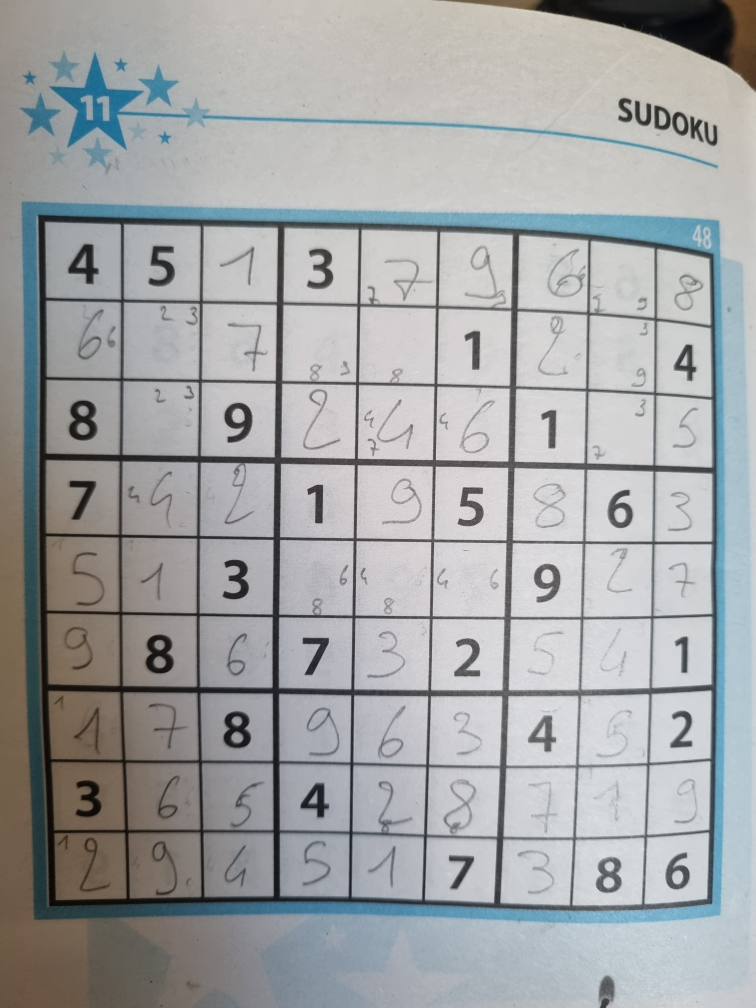
#> input picture lib/test.jpg, 3024 x 4032 px (shown at 1/4 size); its folder holds only this picture in this run
$ python -i aid.py   (imports and definitions only)   (older library calls are emulated)
#> lines starting #> are read from the running program, lines starting #| are printed output that depends on the picture; after the words box and inside, x2 and y2 are one past the last pixel; in counts of white or black regions, pixels touching at a corner belong together
#> further down, picture is the input picture: shape (4032, 3024, 3); mean B, G, R 165.7, 164.7, 162.7
import cv2
import numpy as np
import glob
import os
from sklearn.neighbors import KNeighborsClassifier
import pickle
import math


# The next two functions were taken from
# https://github.com/KMKnation/Four-Point-Invoice-Transform-with-OpenCV/blob/master/four_point_object_extractor.py


# [40 lines left out: function perspective_transform, not called in this run]


def order_points_of_quadrilateral(pts):
    """
    Given an array of four points describing a quadrilateral,
    sorts them in the following order:
    (top-left, top-right, bottom-right, bottom-left)
    """
    rect = np.zeros((4, 2), dtype="float32")
    # Summing the x and y coordinates of each point to one value,
    # the top-left point will have the smallest sum, whereas
    # the bottom-right point will have the largest sum
    s = pts.sum(axis=1)
    rect[0] = pts[np.argmin(s)]
    rect[2] = pts[np.argmax(s)]

    # Computing the difference between the x and y value of each point, the
    # top-right point will have the smallest difference,
    # whereas the bottom-left will have the largest difference
    diff = np.diff(pts, axis=1)
    rect[1] = pts[np.argmin(diff)]
    rect[3] = pts[np.argmax(diff)]

    return rect


def four_point_transform(img, pts):
    """
    Given an array of four points describing a quadrilateral in an
    image, returns a homography matrix that warps this quadrilateral
    into a top-down view
    """
    # Obtain a consistent order of the points and unpack them
    # individually
    rect = order_points_of_quadrilateral(pts)
    (top_left, top_right, bottom_right, bottom_left) = rect

    # Compute the width of the new image, which will be the
    # maximum distance between bottom-right and bottom-left
    # x-coordiates or the top-right and top-left x-coordinates
    widthA = np.sqrt(
        ((bottom_right[0] - bottom_left[0]) ** 2)
        + ((bottom_right[1] - bottom_left[1]) ** 2)
    )
    widthB = np.sqrt(
        ((top_right[0] - top_left[0]) ** 2) + ((top_right[1] - top_left[1]) ** 2)
    )
    max_width = min(int(widthA), int(widthB))

    # Compute the height of the new image, which will be the
    # maximum distance between the top-right and bottom-right
    # y-coordinates or the top-left and bottom-left y-coordinates
    height_a = np.sqrt(
        ((top_right[0] - bottom_right[0]) ** 2)
        + ((top_right[1] - bottom_right[1]) ** 2)
    )
    height_b = np.sqrt(
        ((top_left[0] - bottom_left[0]) ** 2) + ((top_left[1] - bottom_left[1]) ** 2)
    )
    max_height = min(int(height_a), int(height_b))

    # Now that we have the dimensions of the new image, construct
    # the set of destination points to obtain a "birds eye view",
    # (i.e. top-down view) of the image, again specifying points
    # in the top-left, top-right, bottom-right, and bottom-left
    # order
    dst = np.array(
        [
            [10, 10],
            [max_width - 10, 10],
            [max_width - 10, max_height - 10],
            [10, max_height - 10],
        ],
        dtype="float32",
    )

    # Compute the perspective transform matrix and then apply it
    M = cv2.getPerspectiveTransform(rect, dst)
    warped = cv2.warpPerspective(img, M, (max_width + 10, max_height + 10))

    return warped, M


def find_cells(img):
    """
    Find the cells of a sudoku grid
    """
    img_area = img.shape[0] * img.shape[1]

    contours, _ = cv2.findContours(img, cv2.RETR_TREE, cv2.CHAIN_APPROX_SIMPLE)

    # Array containing the cropped cell image and its position in the grid
    cells = []
    for c in contours:
        area = cv2.contourArea(c)

        # Approximate the contour in order to determine whether the contour is a quadrilateral
        peri = cv2.arcLength(c, True)
        approx = cv2.approxPolyDP(c, 0.017 * peri, True)

        # We are looking for a contour of a specific area in relation to the grid size
        # and that is roughly quadrilateral
        # We filter for areas that are too small or too large in relation to the whole image
        if area / img_area > 0.0001 and area / img_area < 0.02 and len(approx) == 4:
            # Using masking, we crop the cell into its own 28 by 28 pixel image
            mask = np.zeros_like(img)
            cv2.drawContours(mask, [c], -1, 255, -1)

            (y, x) = np.where(mask == 255)

            (top_y, top_x) = (np.min(y), np.min(x))
            (bottom_y, bottom_x) = (np.max(y), np.max(x))
            cell = img[top_y : bottom_y + 1, top_x : bottom_x + 1]

            cell = cell.copy()
            cell = cv2.resize(cell, (28, 28))

            # We also find the centroid of the cell in relation
            # to the grid
            M = cv2.moments(c)
            cX = int(M["m10"] / M["m00"])
            cY = int(M["m01"] / M["m00"])

            cells.append(({"img": cell, "pos": (cX, cY)}))

    return cells


def find_grid(img):
    """
    Find a sudoku grid in an image. Returns a perspective adjusted image of the grid,
    cell information, and the homography matrix used for the perspective warp.
    """

    # Preprocess the image
    img_blur = cv2.blur(img, (3, 3))
    img_gray = cv2.cvtColor(img_blur, cv2.COLOR_BGR2GRAY)
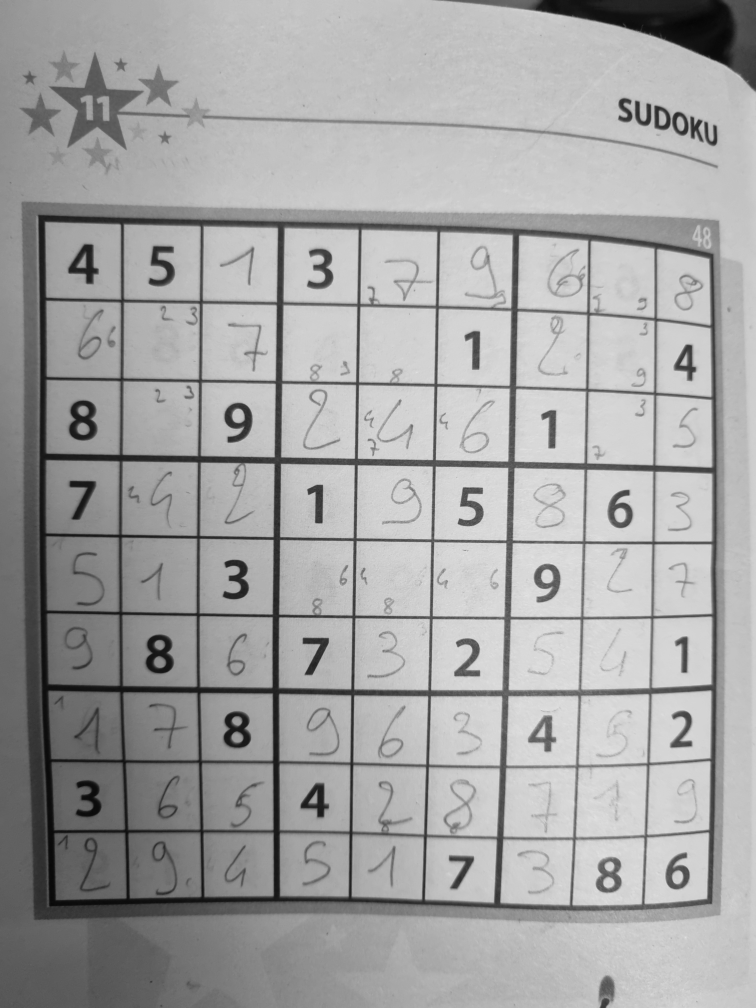
#> img_gray: shape (4032, 3024) (shown at 1/4 size); min 3, max 234, mean 164.2

    thresh = cv2.adaptiveThreshold(
        img_gray, 255, cv2.ADAPTIVE_THRESH_MEAN_C, cv2.THRESH_BINARY, 91, 3
    )
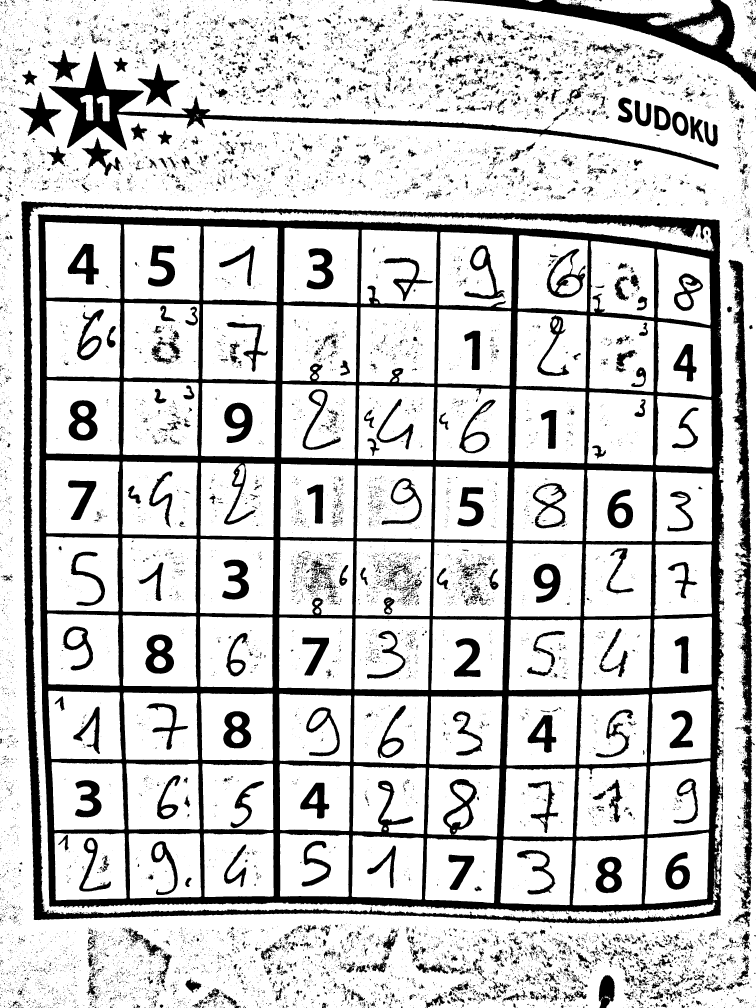
#> thresh: shape (4032, 3024) (shown at 1/4 size); 79.9% white; 17064 black regions (14365 under 20 px)

    contours, _ = cv2.findContours(thresh, cv2.RETR_TREE, cv2.CHAIN_APPROX_SIMPLE)
#> contours = 19788 contours, 15874 with area under 20; largest, box (x1, y1, x2, y2) and area: (0, 0, 3024, 4032) 12028537, (84, 804, 2899, 3696) 7860560, (116, 825, 2861, 3687) 245670, (193, 204, 2877, 679) 100826, (180, 888, 484, 1196) 88431

    for c in contours:
        # Approximate the contour in order to determine whether the contour is a quadrilateral
        peri = cv2.arcLength(c, True)
        approx = cv2.approxPolyDP(c, 0.01 * peri, True)

        # We are looking for a contour that is roughly a quadrilateral
        if len(approx) == 4:
            warped, M = four_point_transform(
                thresh,
                np.array([approx[0][0], approx[1][0], approx[2][0], approx[3][0]]),
            )

            cells = find_cells(warped)

            # We can be fairly certain we found a sudoku grid if the grid contains 81 cells
            if len(cells) == 81:
                return True, warped, M
#> this loop made 19788 passes
#> (c, peri, approx, widthA in four_point_transform, widthB in four_point_transform, max_width in four_point_transform) on passes 42, 52: ([[3015, 216], [3015, 217], [3016, 217], [3017, 216]], 5.41, [[3015, 217], [3016, 217], [3017, 216], [3015, 216]], 1, 2, 1), ([[2706, 113], [2706, 115], [2706, 114], [2707, 113]], 5.41, [[2707, 113], [2706, 113], [2706, 115], [2706, 114]], 0, 1, 0)
#> (peri, approx, widthA in four_point_transform, widthB in four_point_transform, max_width in four_point_transform, height_a in four_point_transform) on pass 47: (4, [[2872, 161], [2872, 162], [2873, 162], [2873, 161]], 1, 1, 1, 1)

    return False, None, None


# [157 lines left out: functions get_sudoku_grid, correct, solve, print_solution, not called in this run]


# [16 lines not run here, left out]


>>> import cv2
>>> picture = cv2.imread('test.jpg')
>>> result = find_grid(picture)
